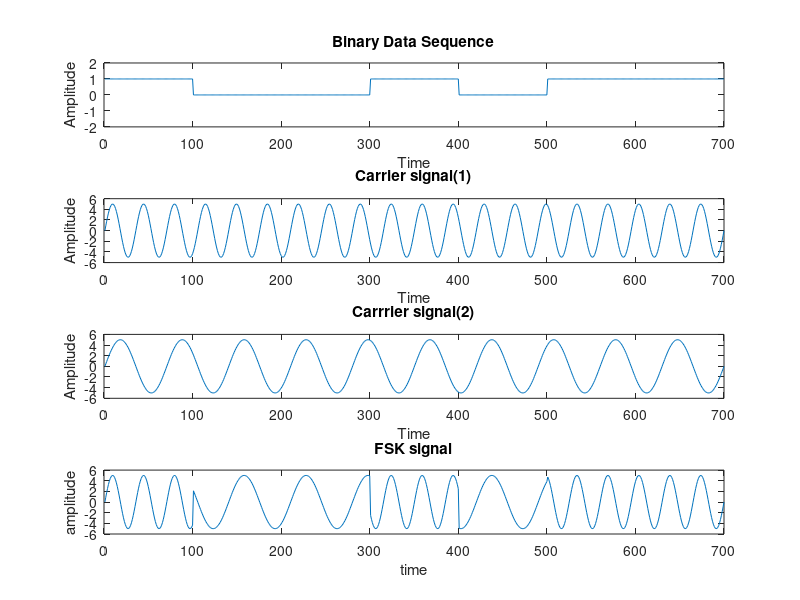

This chart was generated by the following MATLAB code:
clc;clear all;close all
d=[1 0 0 1 0 1 1];
l=length(d);
t=linspace(0,1,l*100)
d1=[]
for i=1:l
    if (d(i)==1)
        a=ones(1,100)
    else
        a=zeros(1,100)
    end
    d1=[d1,a]
end

a1=~d1;
subplot(4,1,1)
plot(d1)
title('Binary Data Sequence')
xlabel('Time')
ylabel('Amplitude')
axis([0 100*l -2 2])

a=2;
f=50;
x=5*sin(2*pi*20*t);
s1=5*sin(2*pi*10*t);
subplot(4,1,2);
plot(x)
title('Carrier signal(1)');
xlabel('Time');
ylabel('Amplitude');

y=x.*d1;
ask1=s1.*a1;
fsk=y+ask1;
subplot(4,1,3);
plot(s1)
title('Carrrier signal(2)');
xlabel('Time');
ylabel('Amplitude');
subplot(4,1,4);
plot(fsk)
xlabel('time');
ylabel('amplitude');
title('FSK signal');
